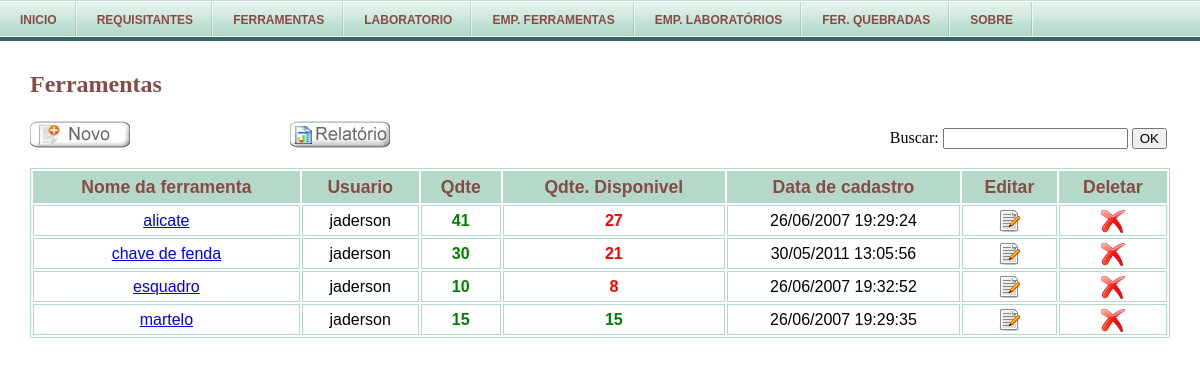
/php/cadastroFerramenta.php (signed in), run on the app's committed database.
### tables this page shows
CREATE TABLE `ferramentas` (
  `codFerramenta` int(11) NOT NULL auto_increment,
  `nomeFerramenta` varchar(30) NOT NULL,
  `quantFerramenta` int(11) NOT NULL,
  `quantDisponivel` int(11) default NULL,
  `obsFerramenta` varchar(200) default NULL,
  `dataEntrada` datetime default NULL,
  `codUsuario` int(11) default NULL,
  `codLaboratorio` int(11) default NULL,
  PRIMARY KEY  (`codFerramenta`),
  KEY `fk_ferramentas_usuario1` (`codUsuario`)
);

CREATE TABLE `usuario` (
  `codUsuario` int(11) NOT NULL auto_increment,
  `nomeUsuario` varchar(50) NOT NULL,
  `permissaoUsuario` enum('Admin','Requisitante') default NULL,
  `enderecoUsuario` varchar(50) default NULL,
  `telefoneUsuario` varchar(45) default NULL,
  `emailUsuario` varchar(45) default NULL,
  `senha` varchar(40) NOT NULL,
  `observacaoUsuario` varchar(255) NOT NULL,
  PRIMARY KEY  (`codUsuario`)
);

### php/cadastroFerramenta.php (the view, shortened to what this page needs)
<?php
	include ("controller/seguranca.php");
	include("menu.php");
?>
<!DOCTYPE html PUBLIC "-//W3C//DTD XHTML 1.0 Transitional//EN" "http://www.w3.org/TR/xhtml1/DTD/xhtml1-transitional.dtd">
<html>
	<head>
		<link rel="stylesheet" type="text/css" href="http://localhost/projeto/view/estilo.css"></link>
	</head>
	<body>
<div id="container">
		<h2>Ferramentas</h2>
<div id="busca" >
	<form class="busca" method="get" action="" >
		<label for="consulta">Buscar:</label>
			<input type="text" id="consulta" name="consulta" maxlength="255" />
			<input type="submit" value="OK" />
	</form>
</div>
<span><a href="http://localhost/projeto/relatorio/relatorios.php" class="relatorio" style="text-indent:-999px;overflow:hidden;width:100px;height:30px;display:block;float:right;margin-right: 500px;" >Emitir relatório</a></span>
<?php
if (!isset($_GET['consulta'])) {
  $SQL="SELECT codFerramenta,
                nomeUsuario,
				nomeFerramenta,
				quantFerramenta,
				quantDisponivel,
				dataEntrada
			FROM ferramentas
			INNER JOIN usuario on(usuario.codUsuario=ferramentas.codUsuario) ORDER BY nomeFerramenta";
  $STH = $projeto->prepare($SQL);
  $STH->execute(array($SQL));
$linhas = $STH->rowCount();
if ($linhas > 0 || !empty($linhas)){
?>
<div id="tabela">
	<table>
		<tr>
			<th>Nome da ferramenta</th>
			<th>Usuario</th>
			<th>Qdte</th>
			<th>Qdte. Disponivel</th>
			<th>Data de cadastro</th>
			<th>Editar</th>
			<th>Deletar</th>
		</tr>
<?php
while($row = $STH->fetch(PDO::FETCH_ASSOC)){
?>
		<tr>
			<td><a href="http://localhost/projeto/php/controller/funcoes.php?codFerramenta=<?php echo $row["codFerramenta"]?>&acao=infoferramenta" ><?php echo $row['nomeFerramenta']?></a></td>
			<td><?php echo $row['nomeUsuario']?></td>
			<td style="color: green;" class="sim_nao"><?php echo $row['quantFerramenta']?></td>
			<?php
				if($row['quantDisponivel']== $row['quantFerramenta']){
					echo '<td style="color: green;" class="sim_nao" >'.$row["quantDisponivel"].'</td>';
				}else{
					echo '<td style="color: red;" class="sim_nao" >'.$row["quantDisponivel"].'</td>';
				}
			?>
			<td><?php echo date('d/m/Y H:i:s', strtotime($row['dataEntrada']))?></td>
			<td><a href="http://localhost/projeto/php/controller/funcoes.php?codFerramenta=<?php echo $row["codFerramenta"]?>&acao=editaferramenta" ><img src="../view/images/editar.png" alt="editar" title="Editar cadastro" /></a></td>
			<td><input type="image" src="../view/images/excluir.png" alt="remover" value="remover" onclick="confirmar(<?php echo $row['codFerramenta']?>)" /></td>
		</tr>
<?php
  }
?>
	</table>
</div>
<?php
}else{
	echo '<p class="msg_pedido"><span>Nenhum cadastro encontrado.</span></p>';
}
	exit;
}
?>

### php/menu.php
<ul id="menu">
	<li><a href="http://localhost/projeto/index.php" title="pagina inicial">Inicio</a></li>
	<li><a href="http://localhost/projeto/php/cadastroUsuario.php" title="cadastro de requisitante">Requisitantes</a></li>
	<li><a href="http://localhost/projeto/php/cadastroFerramenta.php" title="cadastro de ferramentas">Ferramentas</a></li>
	<li><a href="http://localhost/projeto/php/cadastroLab.php" title="cadastro de laboratorios">Laboratorio</a></li>
	<li><a href="http://localhost/projeto/php/listaEmpFerramenta.php" title="ferramentas emprestadas">Emp. Ferramentas</a></li>
	<li><a href="http://localhost/projeto/php/listaEmpLaboratorio.php" title="laboratorios emprestados">Emp. laboratórios</a></li>
	<li><a href="http://localhost/projeto/php/defeitos.php" title="ferramentas quebradas">Fer. Quebradas</a></li>
	<li><a href="http://localhost/projeto/php/sobre.php" title="sobre">Sobre</a></li>
</ul>

### view/estilo.css (style rules this page uses)
body { background: #FFFFFF; }
* { margin: 0; }
#container { border: none; }
#container h2 { color: #874B46; margin-left: 30px; margin-top: 30px; }
#busca { float: right; margin-right: 33px; margin-top: 30px; }
.relatorio { background-image: url("images/bt_relatorio.gif"); margin-left: 6px; margin-top: 22px; }
a img { border: none; }
#tabela { font-family: "Trebuchet MS", Arial, Helvetica, sans-serif; margin-left: 30px; margin-top: 70px; margin-right: 30px; border: 1px solid #B4D9C9; }
#tabela table { width: 100%; }
#tabela td, #tabela th { font-size: 1em; border: 1px solid #B4D9C9; padding: 3px 7px 2px 7px; text-align: center; }
#tabela th { font-size: 1.1em; text-align: center; padding-top: 5px; padding-bottom: 4px; background-color: #B4D9C9; color: #874B46; }
.sim_nao { font-weight: bold; }
ul#menu { margin: 0; padding: 0; list-style-type: none; width: auto; position: relative; display: block; height: 36px; text-transform: uppercase; font-size: 12px; font-weight: bold; background: transparent url("http://localhost/projeto/view/images/OFF.gif") repeat-x top left; font-family: Helvetica,Arial,Verdana,sans-serif; border-bottom: 4px solid #336666; border-top: 1px solid #C0E2D4; }
ul#menu li { display: block; float: left; margin: 0; padding: 0; }
ul#menu li a { display: block; float: left; color: #874B46; text-decoration: none; font-weight: bold; padding: 12px 20px 0 20px; height: 24px; background: transparent url("http://localhost/projeto/view/images/DIVIDER.gif") no-repeat top right; }

### data on the page
ferramentas: nomeFerramenta "alicate", usuario.nomeUsuario "jaderson", quantFerramenta "41", quantDisponivel "27", dataEntrada "26/06/2007 19:29:24"
ferramentas: nomeFerramenta "chave de fenda", usuario.nomeUsuario "jaderson", quantFerramenta "30", quantDisponivel "21", dataEntrada "30/05/2011 13:05:56"
ferramentas: nomeFerramenta "esquadro", usuario.nomeUsuario "jaderson", quantFerramenta "10", quantDisponivel "8", dataEntrada "26/06/2007 19:32:52"
ferramentas: nomeFerramenta "martelo", usuario.nomeUsuario "jaderson", quantFerramenta "15", quantDisponivel "15", dataEntrada "26/06/2007 19:29:35"
